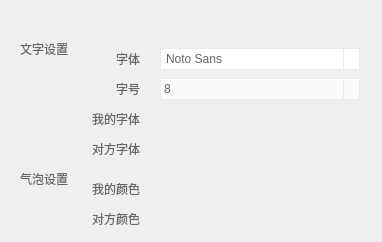
<?xml version="1.0" encoding="UTF-8"?>
<ui version="4.0">
 <class>ChatDisplayOptionWidget</class>
 <widget class="QWidget" name="ChatDisplayOptionWidget">
  <property name="geometry">
   <rect>
    <x>0</x>
    <y>0</y>
    <width>382</width>
    <height>242</height>
   </rect>
  </property>
  <property name="windowTitle">
   <string>ChatDisplayOptionWidget</string>
  </property>
  <property name="styleSheet">
   <string notr="true">QLabel,QCheckBox,QComboBox
{
	font-family:&quot;微软雅黑&quot;;
	color:#666666;
}
QPushButton
{
	border:none;
}

QPushButton:disabled
{
	background:#666666;
}

QComboBox {
    border: 1px solid #EBEBEB;
    border-radius: 0px;
    padding: 1px 18px 1px 3px;
}

QComboBox:!editable, QComboBox::drop-down:editable {
     background: #AAFFFFFF;
}

QComboBox:on { /* shift the text when the popup opens */
    padding-top: 3px;
    padding-left: 4px;
}

QComboBox::drop-down {
    subcontrol-origin: padding;
    subcontrol-position: top right;
    width: 15px;
	border-left-width: 1px;
    border-left-color: #EBEBEB;
    border-left-style: solid; /* just a single line */
}

QComboBox::down-arrow {
    image: url(:/Images/jietu_normal.png);
}

QComboBox::down-arrow:on { /* shift the arrow when popup is open */
    top: 1px;
    left: 1px;
}
</string>
  </property>
  <layout class="QVBoxLayout" name="verticalLayout">
   <property name="spacing">
    <number>0</number>
   </property>
   <property name="leftMargin">
    <number>0</number>
   </property>
   <property name="topMargin">
    <number>0</number>
   </property>
   <property name="rightMargin">
    <number>0</number>
   </property>
   <property name="bottomMargin">
    <number>0</number>
   </property>
   <item>
    <widget class="QWidget" name="dialogbg" native="true">
     <property name="styleSheet">
      <string notr="true"/>
     </property>
     <layout class="QVBoxLayout" name="verticalLayout_3">
      <property name="spacing">
       <number>0</number>
      </property>
      <property name="leftMargin">
       <number>0</number>
      </property>
      <property name="topMargin">
       <number>0</number>
      </property>
      <property name="rightMargin">
       <number>0</number>
      </property>
      <property name="bottomMargin">
       <number>0</number>
      </property>
      <item>
       <widget class="TitlebarWidget" name="titlebar" native="true">
        <property name="minimumSize">
         <size>
          <width>0</width>
          <height>28</height>
         </size>
        </property>
        <property name="maximumSize">
         <size>
          <width>16777215</width>
          <height>28</height>
         </size>
        </property>
       </widget>
      </item>
      <item>
       <widget class="QWidget" name="widget_2" native="true">
        <layout class="QVBoxLayout" name="verticalLayout_2">
         <property name="spacing">
          <number>0</number>
         </property>
         <property name="leftMargin">
          <number>0</number>
         </property>
         <property name="topMargin">
          <number>0</number>
         </property>
         <property name="rightMargin">
          <number>0</number>
         </property>
         <property name="bottomMargin">
          <number>0</number>
         </property>
         <item>
          <widget class="QWidget" name="widget" native="true">
           <widget class="QLabel" name="label">
            <property name="geometry">
             <rect>
              <x>20</x>
              <y>10</y>
              <width>60</width>
              <height>22</height>
             </rect>
            </property>
            <property name="text">
             <string>文字设置</string>
            </property>
           </widget>
           <widget class="QLabel" name="label_2">
            <property name="geometry">
             <rect>
              <x>20</x>
              <y>140</y>
              <width>60</width>
              <height>22</height>
             </rect>
            </property>
            <property name="text">
             <string>气泡设置</string>
            </property>
           </widget>
           <widget class="QLabel" name="label_3">
            <property name="geometry">
             <rect>
              <x>100</x>
              <y>20</y>
              <width>40</width>
              <height>22</height>
             </rect>
            </property>
            <property name="text">
             <string>字体</string>
            </property>
            <property name="alignment">
             <set>Qt::AlignRight|Qt::AlignTrailing|Qt::AlignVCenter</set>
            </property>
           </widget>
           <widget class="QLabel" name="label_4">
            <property name="geometry">
             <rect>
              <x>100</x>
              <y>50</y>
              <width>40</width>
              <height>22</height>
             </rect>
            </property>
            <property name="text">
             <string>字号</string>
            </property>
            <property name="alignment">
             <set>Qt::AlignRight|Qt::AlignTrailing|Qt::AlignVCenter</set>
            </property>
           </widget>
           <widget class="QLabel" name="label_5">
            <property name="geometry">
             <rect>
              <x>79</x>
              <y>80</y>
              <width>61</width>
              <height>22</height>
             </rect>
            </property>
            <property name="text">
             <string>我的字体</string>
            </property>
            <property name="alignment">
             <set>Qt::AlignRight|Qt::AlignTrailing|Qt::AlignVCenter</set>
            </property>
           </widget>
           <widget class="QLabel" name="label_6">
            <property name="geometry">
             <rect>
              <x>79</x>
              <y>150</y>
              <width>61</width>
              <height>22</height>
             </rect>
            </property>
            <property name="text">
             <string>我的颜色</string>
            </property>
            <property name="alignment">
             <set>Qt::AlignRight|Qt::AlignTrailing|Qt::AlignVCenter</set>
            </property>
           </widget>
           <widget class="QLabel" name="label_7">
            <property name="geometry">
             <rect>
              <x>79</x>
              <y>180</y>
              <width>61</width>
              <height>22</height>
             </rect>
            </property>
            <property name="text">
             <string>对方颜色</string>
            </property>
            <property name="alignment">
             <set>Qt::AlignRight|Qt::AlignTrailing|Qt::AlignVCenter</set>
            </property>
           </widget>
           <widget class="QFontComboBox" name="cbFontFamily">
            <property name="geometry">
             <rect>
              <x>160</x>
              <y>20</y>
              <width>200</width>
              <height>22</height>
             </rect>
            </property>
            <property name="currentFont">
             <font>
              <family>微软雅黑</family>
              <pointsize>12</pointsize>
              <stylestrategy>PreferAntialias</stylestrategy>
             </font>
            </property>
           </widget>
           <widget class="QComboBox" name="cbFontSize">
            <property name="geometry">
             <rect>
              <x>160</x>
              <y>50</y>
              <width>200</width>
              <height>22</height>
             </rect>
            </property>
            <item>
             <property name="text">
              <string>8</string>
             </property>
            </item>
            <item>
             <property name="text">
              <string>10</string>
             </property>
            </item>
            <item>
             <property name="text">
              <string>12</string>
             </property>
            </item>
            <item>
             <property name="text">
              <string>14</string>
             </property>
            </item>
            <item>
             <property name="text">
              <string>16</string>
             </property>
            </item>
            <item>
             <property name="text">
              <string>18</string>
             </property>
            </item>
            <item>
             <property name="text">
              <string>20</string>
             </property>
            </item>
            <item>
             <property name="text">
              <string>22</string>
             </property>
            </item>
            <item>
             <property name="text">
              <string>24</string>
             </property>
            </item>
           </widget>
           <widget class="QPushButton" name="btnFontColor">
            <property name="geometry">
             <rect>
              <x>160</x>
              <y>80</y>
              <width>200</width>
              <height>22</height>
             </rect>
            </property>
            <property name="text">
             <string/>
            </property>
            <property name="flat">
             <bool>true</bool>
            </property>
           </widget>
           <widget class="QPushButton" name="btnMyColor">
            <property name="geometry">
             <rect>
              <x>160</x>
              <y>150</y>
              <width>201</width>
              <height>22</height>
             </rect>
            </property>
            <property name="text">
             <string/>
            </property>
            <property name="flat">
             <bool>true</bool>
            </property>
           </widget>
           <widget class="QPushButton" name="btnOtherColor">
            <property name="geometry">
             <rect>
              <x>160</x>
              <y>180</y>
              <width>201</width>
              <height>22</height>
             </rect>
            </property>
            <property name="text">
             <string/>
            </property>
            <property name="flat">
             <bool>true</bool>
            </property>
           </widget>
           <widget class="QLabel" name="label_8">
            <property name="geometry">
             <rect>
              <x>79</x>
              <y>110</y>
              <width>61</width>
              <height>22</height>
             </rect>
            </property>
            <property name="text">
             <string>对方字体</string>
            </property>
            <property name="alignment">
             <set>Qt::AlignRight|Qt::AlignTrailing|Qt::AlignVCenter</set>
            </property>
           </widget>
           <widget class="QPushButton" name="btnOtherFontColor">
            <property name="geometry">
             <rect>
              <x>160</x>
              <y>110</y>
              <width>200</width>
              <height>22</height>
             </rect>
            </property>
            <property name="text">
             <string/>
            </property>
            <property name="flat">
             <bool>true</bool>
            </property>
           </widget>
          </widget>
         </item>
        </layout>
       </widget>
      </item>
     </layout>
    </widget>
   </item>
  </layout>
 </widget>
 <layoutdefault spacing="6" margin="11"/>
 <customwidgets>
  <customwidget>
   <class>TitlebarWidget</class>
   <extends>QWidget</extends>
   <header location="global">TitlebarWidget.h</header>
   <container>1</container>
  </customwidget>
 </customwidgets>
 <resources>
  <include location="localman.qrc"/>
 </resources>
 <connections/>
</ui>
